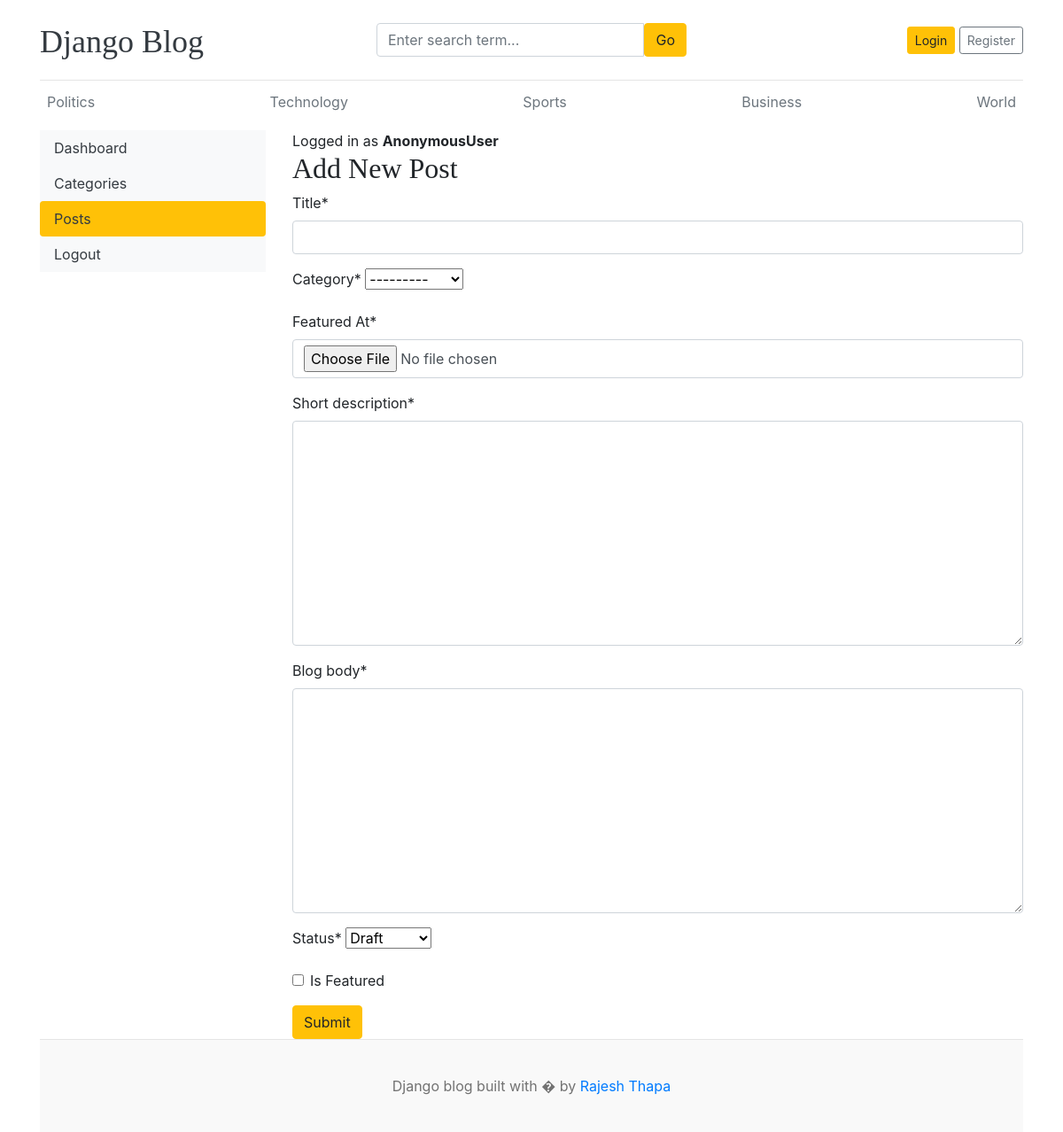
/dashboard/posts/add/, run on the app's committed database.
### Blog_app/models.py (models this page shows)
class Category(models.Model):
  category_name = models.CharField(max_length=100, unique=True)
  created_At = models.DateTimeField(auto_now_add=True)
  updated_At = models.DateTimeField(auto_now=True)
  def __str__(self):
    return self.category_name
  class Meta():
    verbose_name_plural = "Categories"

### dashboard/views.py (the view, shortened to what this page needs)
# urls.py: path('posts/add/',views.add_post, name='add_post'),
def add_post(request):
  form = BlogPostForm()
  context = {
    'form': form,
  }
  return render(request, 'dashboard/add_post.html', context)

### dashboard/forms.py
class BlogPostForm(forms.ModelForm):
    class Meta:
        model = Blog
        fields = ('title', 'category', 'featured_At', 'short_description', 'blog_body', 'status', 'is_Featured',)

### Blog_app/context_processors.py (called while the page is built)
def getCategory(request):
  categories = Category.objects.all()
  return dict(categories=categories)

def getsocialLinks(request):
  sociallinks = SocialLinks.objects.all()
  return dict(sociallinks = sociallinks)

### template/dashboard/add_post.html (shortened to what this page needs)
{% extends 'base.html' %}
{% block content %}
{% load crispy_forms_tags %}
<div class="row">
  {% include 'dashboard/sidebar.html' %}
  <div class="col-md-9">
    <span>Logged in as <b>{{ user }}</b></span>
    <h2>Add New Post</h2>
    <form action="{% url 'add_post' %}" method="POST" enctype="multipart/form-data">
      {{form | crispy}}
      <button type="submit" class="btn btn-warning">Submit</button>
    </form>
  </div>
</div>
{% endblock %}

### template/base.html (shortened to what this page needs)
{% load static %}
<!DOCTYPE html>
<html lang="en">
<head>
  <link href="https://getbootstrap.com/docs/4.0/dist/css/bootstrap.min.css" rel="stylesheet">
  <link rel="stylesheet" href="https://cdnjs.cloudflare.com/ajax/libs/font-awesome/4.7.0/css/font-awesome.min.css">
  <link href={% static "css/style.css" %} rel="stylesheet">
</head>
<body>
  <div class="container">
    <header class="blog-header py-3">
      <div class="row flex-nowrap justify-content-between align-items-center">
        <div class="col-4 pt-1">
          <a class="blog-header-logo text-dark" href="/">Django Blog</a>
        </div>
        <div class="col-4">
          <form action="{% url 'search' %}" method="GET">
            <div class="input-group">
              <input class="form-control" name="keyword" value="{{keyword}}" type="text"
                placeholder="Enter search term...">
              <button type="submit" class="btn btn-warning">Go</button>
            </div>
          </form>
        </div>
        <div class="col-4 d-flex justify-content-end align-items-center">
          {% if not user.is_authenticated %}
          <a class="btn btn-sm btn-warning" href="{% url 'login' %}">Login</a> &nbsp;
          <a class="btn btn-sm btn-outline-secondary" href="{% url 'register' %}">Register</a>
          {% else %}
          <span><a href="{% url 'dashboard' %}">Dashboard</a></span>
          &nbsp;
          <!-- <span>{{user}}</span>
          &nbsp; -->
          <span><a href="{% url 'logout' %}">Logout</a></span>
          {% endif %}
        </div>
      </div>
    </header>
    <div class="nav-scroller py-1 mb-2">
      <nav class="nav d-flex justify-content-between">
        {% for cat in categories %}
        <a class="p-2 text-muted" href="{% url 'post_by_category' cat.id%}">{{cat.category_name}}</a>
        {% endfor %}
      </nav>
    </div>
    {% block content %}
    {% endblock %}
    <footer class="blog-footer">
      <p>Django blog built with � by <a href="#">Rajesh Thapa</a></p>
    </footer>
</body>
</html>

### static/css/style.css (style rules this page uses)
.blog-header { border-bottom: 1px solid #e5e5e5; }
.blog-header-logo { font-family: "Playfair Display", Georgia, "Times New Roman", serif; font-size: 2.25rem; }
h1, h2, h3, h4, h5, h6 { font-family: "Playfair Display", Georgia, "Times New Roman", serif; }
.blog-footer { padding: 2.5rem 0; color: #727272; text-align: center; background-color: #f9f9f9; border-top: .05rem solid #e5e5e5; }
.blog-footer p:last-child { margin-bottom: 0; }

### data on the page
Category: category_name "Politics"
Category: category_name "Technology"
Category: category_name "Sports"
Category: category_name "Business"
Category: category_name "World"

### other printed values
{{ user }} "AnonymousUser"
